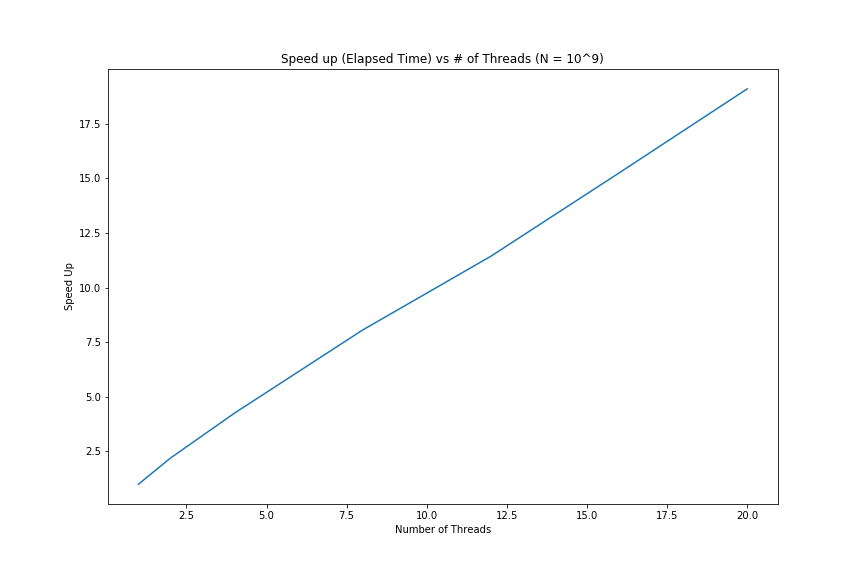

Write Python code to recreate this figure.
import os
import numpy as np
import matplotlib.pyplot as plt

number_of_processors = [1,2,4,8,12,16,20]

plt.figure(figsize = (12,8))
plt.title("Speed up (Elapsed Time) vs # of Threads (N = 10^9)")
plt.xlabel("Number of Threads")
plt.ylabel("Speed Up")

f = open("strong_scaling_output.txt","r")

proc = 0
elapsed_list = []

for i in f.readlines():
    if "elapsed" in i:
        if i[i.index("elapsed")-7:i.index("elapsed")-6] == "0": # ensuring elapsed time is not in minutes
            elapsed_list.append(float(i[i.index("elapsed")-5:i.index("elapsed")]))
            #print(i[i.index("elapsed")-5:i.index("elapsed")])
            print(number_of_processors[proc], "threads run has elapsed time: "
                  ,float(i[i.index("elapsed")-5:i.index("elapsed")]))
            proc+=1
        else:
            min_to_sec = float(i[i.index("elapsed")-7:i.index("elapsed")-6]) * 60
            elapsed_list.append(float(i[i.index("elapsed")-5:i.index("elapsed")]) + min_to_sec)
            print(number_of_processors[proc], "threads run has elapsed time: "
                  ,float(i[i.index("elapsed")-5:i.index("elapsed")]) + min_to_sec)
            proc+=1
#print("\n")
#print(number_of_processors,elapsed_list[0]/np.array(elapsed_list))
plt.plot(number_of_processors,elapsed_list[0]/np.array(elapsed_list))
print("Speed up:",elapsed_list[0]/np.array(elapsed_list))

plt.show()
